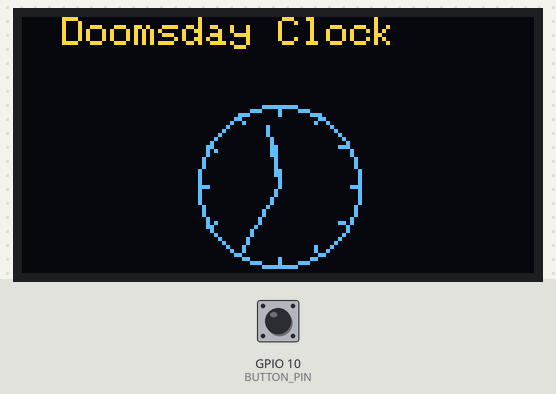
The sketch below on a simulated ESP32-S3. On the bench: 128×64 one-colour display. The inputs (shaded band) are chosen by the test bench; at power-on: GPIO 10 (BUTTON_PIN) HIGH. The OLED is the two-colour kind (top 16 rows yellow); WiFi joins after 1.5 s; servers stay silent unless stated; the local clock reads 2024-03-15 10:24:30 at power-on unless the sketch sets it.

Above: at 2.7 s.
2.8 s: GPIO 10 (BUTTON_PIN) pulled LOW for 0.15 s
At 3.8 s:
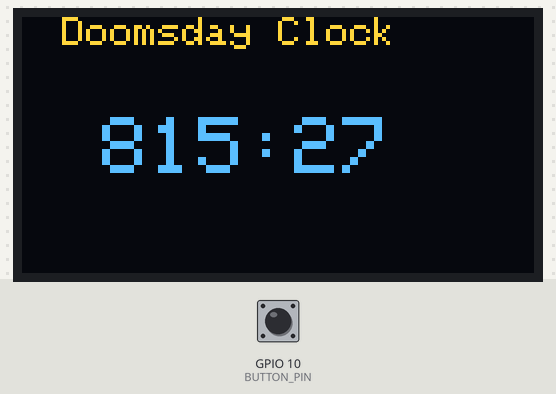
5.9 s: GPIO 10 (BUTTON_PIN) pulled LOW for 1 s
At 6.4 s:
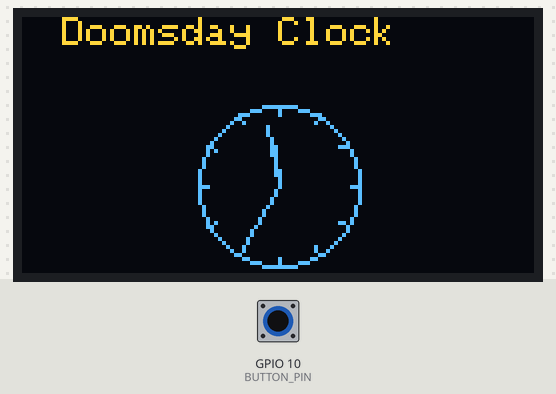
8.4 s: GPIO 10 (BUTTON_PIN) pulled LOW for 0.15 s
At 8.9 s:
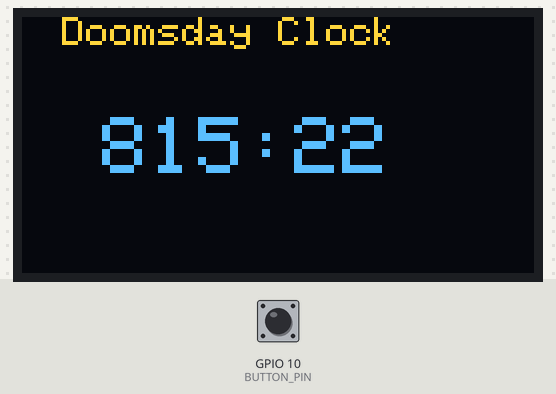
10.5 s: GPIO 10 (BUTTON_PIN) pulled LOW for 3.2 s
At 12.0 s:
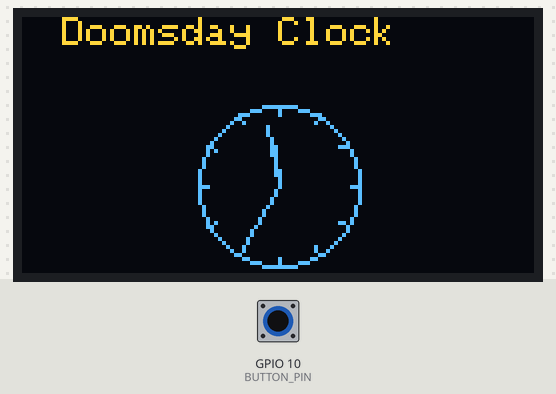
Timing chart, 0 to 13.5 s (numbered marks = the images above; inputs shaded):
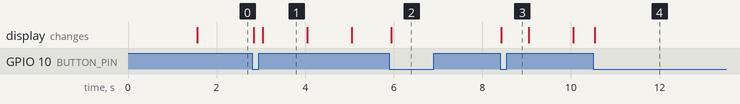

Measured:
- after the input at 2.8 s, the display: first changes at once (image 1 shows a later state)
- after the input at 5.9 s, the display: changes after 0.05 s (image 2)
- after the input at 8.4 s, the display: changes at once (image 3)
- after the input at 10.5 s, the display: changes at once (image 4)
- what the display in image 1 shows lasts 1.0 s, from 3.0 s to 4.0 s

The sketch:

DoomsDay.ino
```cpp
#include <Wire.h>
#include <Adafruit_GFX.h>
#include <Adafruit_SSD1306.h>
#include <WiFi.h>
#include <time.h>
#include <math.h>

#define SCREEN_WIDTH 128
#define SCREEN_HEIGHT 64

#define OLED_SDA 8
#define OLED_SCL 9
#define BUTTON_PIN 10

Adafruit_SSD1306 display(SCREEN_WIDTH, SCREEN_HEIGHT, &Wire, -1);

// ---------------- WIFI / TIME ----------------
const char* ssid = "YOUR_WIFI_NAME";
const char* password = "PASSWORD";

const char* ntpServer = "pool.ntp.org";
const long gmtOffset_sec = -6 * 3600;
const int daylightOffset_sec = 3600;

// ---------------- MODE ----------------
int mode = 0;

// button debounce
bool lastButtonState = HIGH;
unsigned long lastDebounceTime = 0;
const unsigned long debounceDelay = 200;

// ---------------- ANALOG ----------------
int simHour = 11;
int simMinute = 58;
int simSecond = 35;

// ---------------- LAYOUT ----------------
int cx = 64;
int cy = 42;
int radius = 20;

// ---------------- HEADER ----------------
void drawHeader() {
  display.setTextSize(1);
  display.setTextColor(SSD1306_WHITE);
  display.setCursor(10, 0);
  display.print("Doomsday Clock");
}

// ---------------- ANALOG CLOCK ----------------
void drawHand(float angle, int length) {
  int x = cx + length * cos(angle);
  int y = cy + length * sin(angle);
  display.drawLine(cx, cy, x, y, SSD1306_WHITE);
}

void drawAnalog() {
  display.clearDisplay();
  drawHeader();

  display.drawCircle(cx, cy, radius, SSD1306_WHITE);

  for (int i = 0; i < 12; i++) {
    float a = i * 30 * PI / 180;
    int x1 = cx + (radius - 2) * cos(a);
    int y1 = cy + (radius - 2) * sin(a);
    int x2 = cx + radius * cos(a);
    int y2 = cy + radius * sin(a);
    display.drawLine(x1, y1, x2, y2, SSD1306_WHITE);
  }

  float secA = (simSecond * 6 - 90) * PI / 180;
  float minA = ((simMinute + simSecond / 60.0) * 6 - 90) * PI / 180;
  float hourA = ((simHour % 12 + simMinute / 60.0) * 30 - 90) * PI / 180;

  drawHand(hourA, radius * 0.5);
  drawHand(minA, radius * 0.75);
  drawHand(secA, radius * 0.9);

  display.display();
}

// ---------------- LOCAL TIME - can get bugged, i dunno why ----------------
void getTime(int &h, int &m, int &s) {
  struct tm timeinfo;
  if (!getLocalTime(&timeinfo)) return;

  h = timeinfo.tm_hour;
  m = timeinfo.tm_min;
  s = timeinfo.tm_sec;
}

// ---------------- DIGITAL COUNTDOWN ----------------
void drawDigital() {
  display.clearDisplay();
  drawHeader();

  int h, m, s;
  getTime(h, m, s);

  int currentSeconds = h * 3600 + m * 60 + s;
  int remaining = 24 * 3600 - currentSeconds;

  int remMin = remaining / 60;
  int remSec = remaining % 60;

  display.setTextSize(2);
  display.setCursor(20, 25);

  if (remMin < 10) display.print("0");
  display.print(remMin);
  display.print(":");
  if (remSec < 10) display.print("0");
  display.print(remSec);

  display.display();
}

// ---------------- SETUP ----------------
void setup() {
  Wire.begin(OLED_SDA, OLED_SCL);
  pinMode(BUTTON_PIN, INPUT_PULLUP);

  display.begin(SSD1306_SWITCHCAPVCC, 0x3C);

  WiFi.begin(ssid, password);
  while (WiFi.status() != WL_CONNECTED) {
    delay(300);
  }

  configTime(gmtOffset_sec, daylightOffset_sec, ntpServer);
}

// ---------------- LOOP ----------------
void loop() {
  bool reading = digitalRead(BUTTON_PIN);

  if (reading == LOW && lastButtonState == HIGH &&
      (millis() - lastDebounceTime) > debounceDelay) {

    mode = !mode;
    lastDebounceTime = millis();
  }

  lastButtonState = reading;

  if (mode == 0) drawAnalog();
  else drawDigital();
}
```
